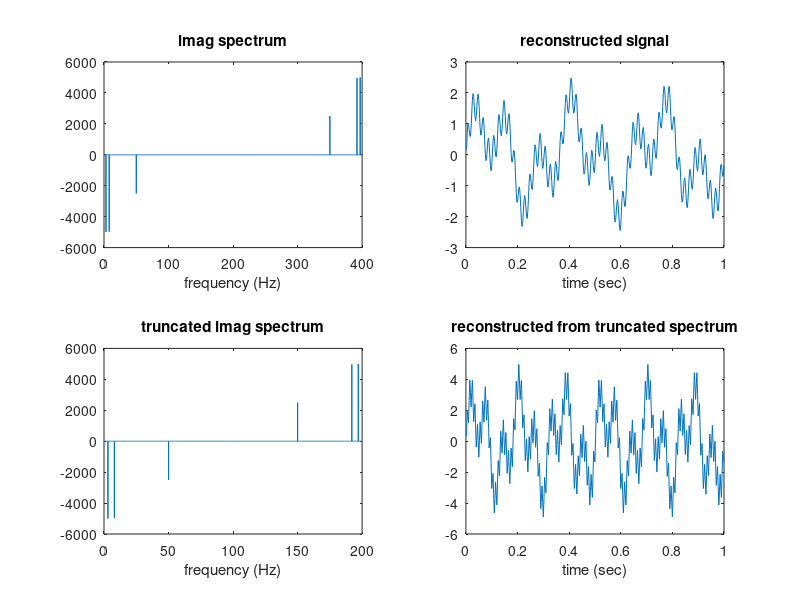

This figure's MATLAB source:
clear
clc
clf
rows = 2;
cols = 2;
% set up two sine waves
dt = 1/400      % sampling period (sec)
N = 10000     % number of points
f1 = 3          % first frequency
f2 = 8          % second frequency
t = (1:N) * dt;   % time array for plotting
x = sin(2*pi*f1*t) + sin(2*pi*f2*t);        % the signal
df = 1 / t(end)       % the frequency interval
fmax = df * N / 2 
Y = fft(x);         % perform the transform
f = (1:N) * 2 * fmax / N; % frequencies for plotting
% find the maximum value and location
[level1, index1] = max(imag(Y(1:(N/2))).^2)
[level2, index2] = max(imag(Y((N/2+1):end)).^2)
newF = 50
newBasic = 50 / df
newI1 = newBasic + 1
newI2 = N - newBasic + 1
newV = complex(0, -sqrt(level1)/2)
Y(newI1) = newV;
Y(newI2) = -newV;
subplot(rows, cols, 1)    % plot it
plot(f, imag(Y))
title('imag spectrum')
xlabel('frequency (Hz)')
y = ifft(Y);
subplot(rows, cols, 2)
plot(t(1:(1/dt)), y(1:(1/dt)))
title('reconstructed signal')
xlabel('time (sec)')
clip = N/4
YY = [ Y(1:clip-1) Y(N-clip:N) ];
subplot(rows, cols, 3)    % plot it
plot(f(1:length(YY)), imag(YY))
title('truncated imag spectrum')
xlabel('frequency (Hz)')
y = ifft(YY);
subplot(rows, cols, 4)
plot(t(1:(1/dt)), y(1:(1/dt)))
title('reconstructed from truncated spectrum')
xlabel('time (sec)')

